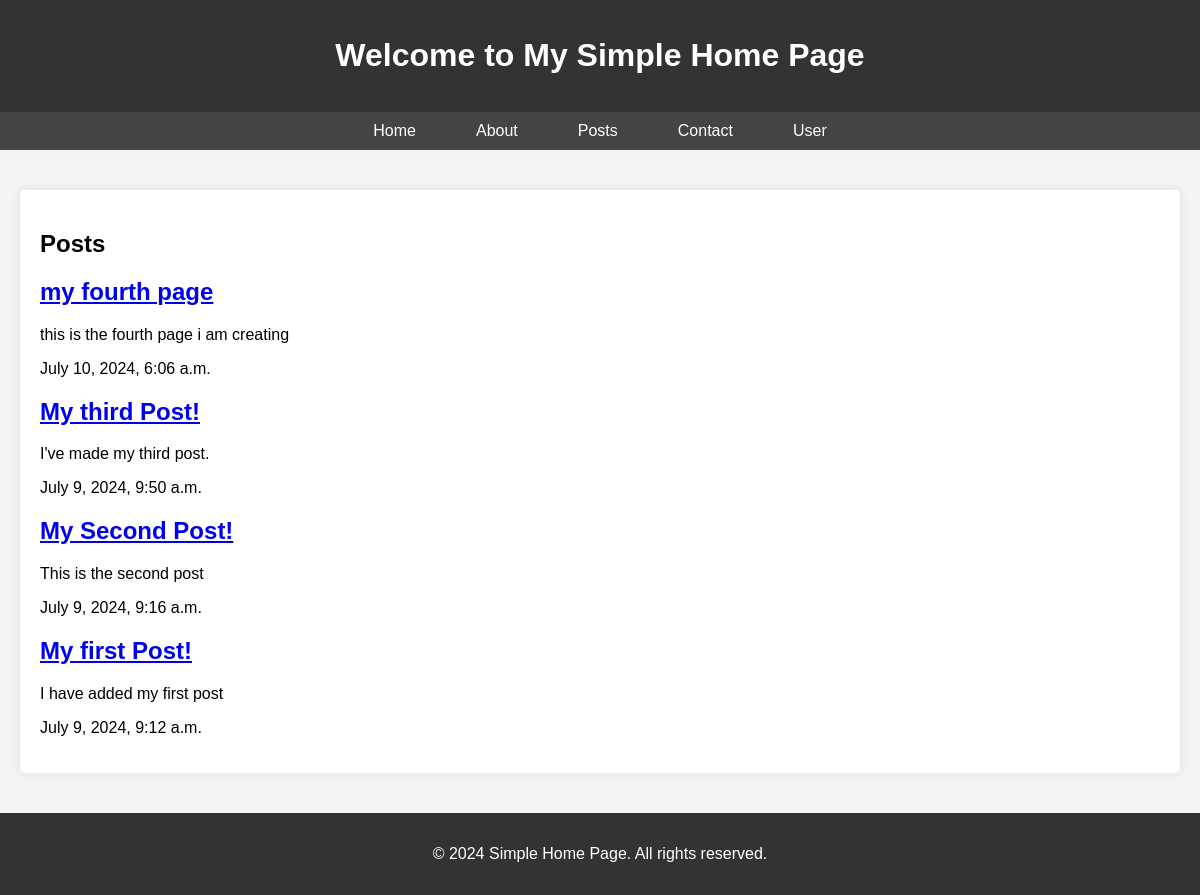
The app's page /posts/, older data.
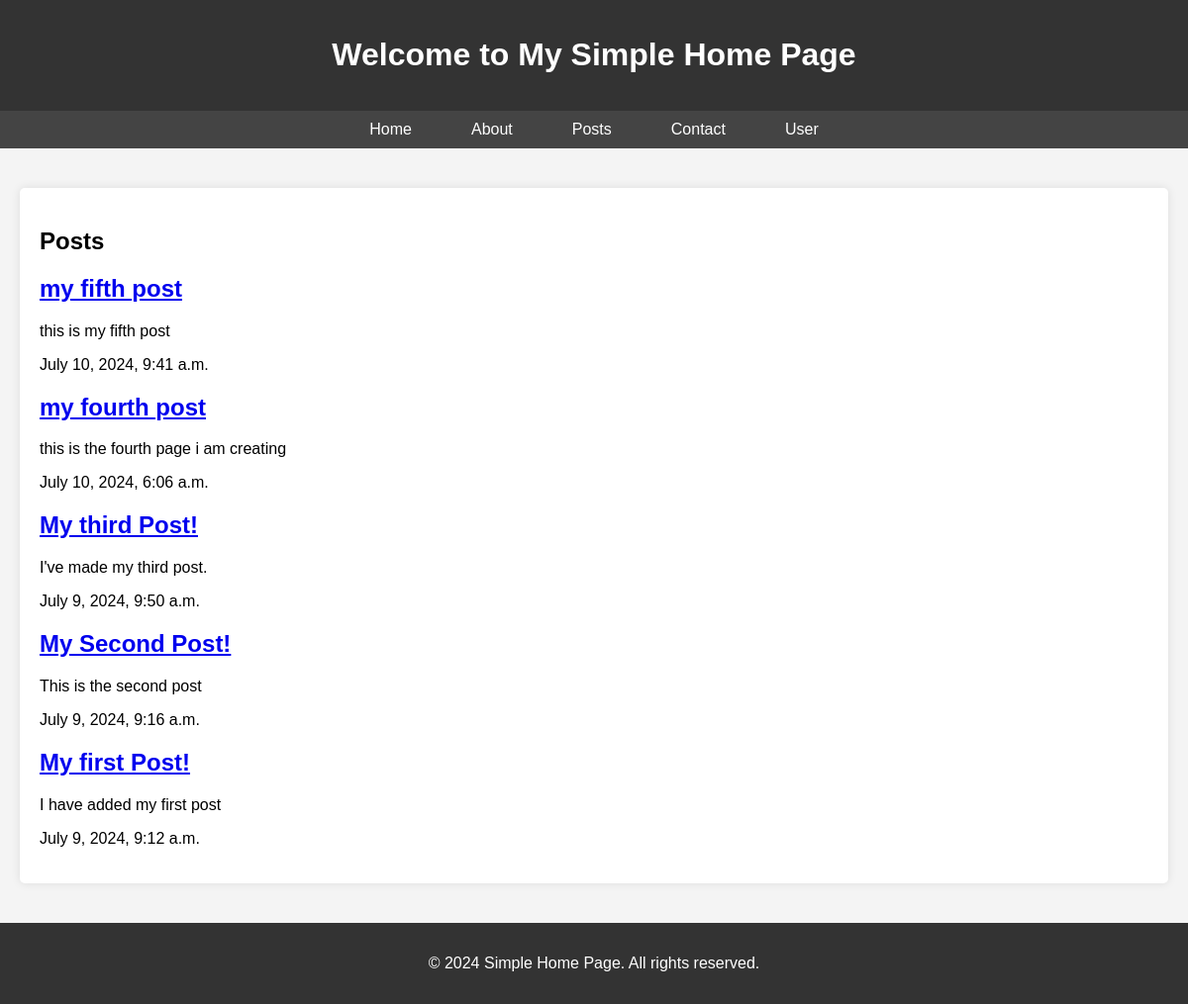
The same page, newer data.
### posts/models.py (models this page shows, shortened)
class Post(models.Model):
    title = models.CharField(max_length=75)
    body = models.TextField()
    slug = models.SlugField()
    date = models.DateTimeField(auto_now_add=True)
    banner = models.ImageField(default='img1.png' , blank=True)

### posts/views.py (the view)
# urls.py: path("",views.posts_list,name='list'),
def posts_list(request):
    posts = Post.objects.all().order_by('-date')
    return render(request, 'posts/posts_list.html',{'posts' : posts})

### posts/templates/posts/posts_list.html (shortened to what this page needs)
{% extends "layout.html" %}
{% block content %}
    <section>
        <h1>Posts</h1>
        {% for post in posts  %}
            <article class='post'>
                <h2>
                    <a href="{% url 'posts:page' slug=post.slug %}">
                        {{ post.title }}
                    </a>
                </h2>
                <p>{{ post.body }}</p>
                <p>{{ post.date }}</p>
            </article>
        {% endfor %}
    </section>
{% endblock content %}

Row changes from the older to the newer data that the page shows:
added Post: title "my fifth post", body "this is my fifth post", date "July 10, 2024, 9:41 a.m."
changed Post "this is the fourth page i am creating": title "my fourth page" → "my fourth post"
